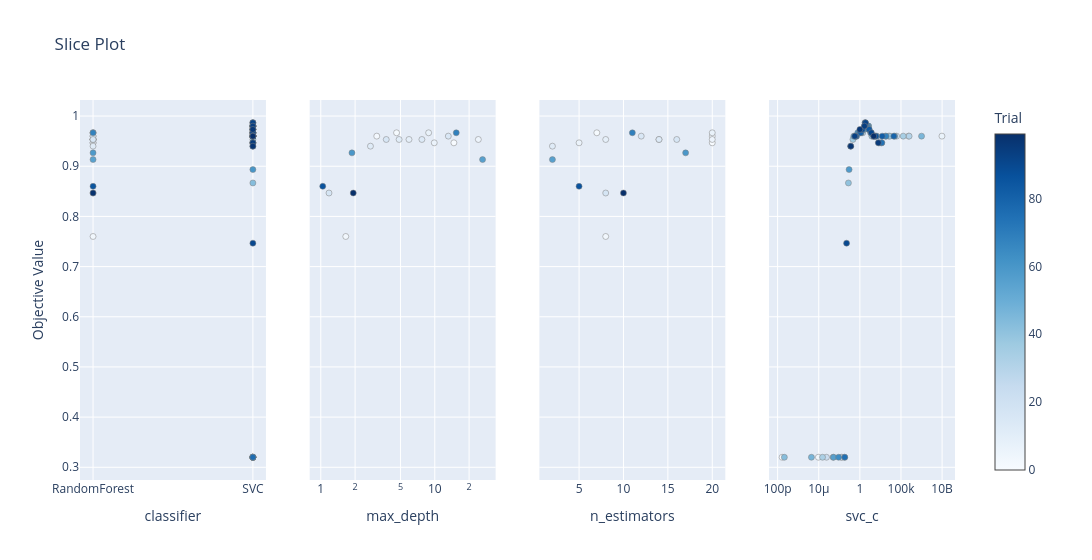

Write notebook code for a chart like this one.
### Code cell
optuna.visualization.plot_slice(study)

### Figure 1 — Plotly figure (JSON) as saved in the notebook; plotly's stock layout.template omitted (floating-point values rounded to 4 significant figures)
{"data": [{"marker": {"color": [0, 1, 2, 3, 4, 5, 6, 7, 8, 9, 10, 11, 12, 13, 14, 15, 16, 17, 18, 19, 20, 21, 22, 23, 24, 25, 26, 27, 28, 29, 30, 31, 32, 33, 34, 35, 36, 37, 38, 39, 40, 41, 42, 43, 44, 45, 46, 47, 48, 49, 50, 51, 52, 53, 54, 55, 56, 57, 58, 59, 60, 61, 62, 63, 64, 65, 66, 67, 68, 69, 70, 71, 72, 73, 74, 75, 76, 77, 78, 79, 80, 81, 82, 83, 84, 85, 86, 87, 88, 89, 90, 91, 92, 93, 94, 95, 96, 97, 98, 99], "colorbar": {"title": {"text": "Trial"}, "x": 1, "xpad": 40}, "colorscale": [[0, "rgb(247,251,255)"], [0.125, "rgb(222,235,247)"], [0.25, "rgb(198,219,239)"], [0.375, "rgb(158,202,225)"], [0.5, "rgb(107,174,214)"], [0.625, "rgb(66,146,198)"], [0.75, "rgb(33,113,181)"], [0.875, "rgb(8,81,156)"], [1, "rgb(8,48,107)"]], "line": {"color": "Grey", "width": 0.5}, "showscale": true}, "mode": "markers", "name": "Feasible Trial", "showlegend": false, "type": "scatter", "x": ["RandomForest", "RandomForest", "RandomForest", "RandomForest", "SVC", "RandomForest", "RandomForest", "RandomForest", "SVC", "RandomForest", "SVC", "RandomForest", "RandomForest", "RandomForest", "SVC", "RandomForest", "RandomForest", "RandomForest", "SVC", "SVC", "SVC", "SVC", "SVC", "SVC", "SVC", "SVC", "SVC", "SVC", "SVC", "SVC", "SVC", "SVC", "SVC", "SVC", "SVC", "SVC", "SVC", "SVC", "SVC", "SVC", "SVC", "SVC", "SVC", "SVC", "SVC", "SVC", "SVC", "SVC", "SVC", "SVC", "SVC", "SVC", "SVC", "SVC", "SVC", "RandomForest", "SVC", "SVC", "SVC", "RandomForest", "SVC", "SVC", "SVC", "SVC", "SVC", "SVC", "SVC", "SVC", "RandomForest", "SVC", "SVC", "SVC", "SVC", "SVC", "SVC", "SVC", "SVC", "SVC", "SVC", "SVC", "SVC", "SVC", "SVC", "SVC", "SVC", "RandomForest", "SVC", "SVC", "SVC", "SVC", "SVC", "SVC", "SVC", "SVC", "SVC", "SVC", "SVC", "SVC", "RandomForest", "SVC"], "xaxis": "x", "y": [0.9467, 0.9667, 0.96, 0.76, 0.32, 0.9533, 0.9467, 0.9667, 0.32, 0.9533, 0.96, 0.9533, 0.94, 0.9533, 0.96, 0.96, 0.9533, 0.8467, 0.98, 0.98, 0.9733, 0.9867, 0.98, 0.96, 0.32, 0.96, 0.32, 0.96, 0.32, 0.9467, 0.32, 0.9667, 0.9667, 0.96, 0.96, 0.96, 0.32, 0.96, 0.9467, 0.9533, 0.96, 0.9733, 0.96, 0.8667, 0.32, 0.32, 0.98, 0.9667, 0.96, 0.32, 0.96, 0.98, 0.98, 0.96, 0.96, 0.9133, 0.98, 0.96, 0.32, 0.9267, 0.8933, 0.9733, 0.98, 0.9667, 0.9467, 0.32, 0.9667, 0.9667, 0.9667, 0.96, 0.94, 0.98, 0.96, 0.9667, 0.98, 0.9467, 0.32, 0.96, 0.96, 0.98, 0.96, 0.9733, 0.9667, 0.96, 0.9733, 0.86, 0.96, 0.96, 0.9867, 0.9733, 0.7467, 0.9667, 0.9867, 0.96, 0.98, 0.9467, 0.9733, 0.94, 0.8467, 0.96], "yaxis": "y"}, {"marker": {"color": [0, 1, 2, 3, 5, 6, 7, 9, 11, 12, 13, 15, 16, 17, 55, 59, 68, 85, 98], "colorbar": {"title": {"text": "Trial"}, "x": 1, "xpad": 40}, "colorscale": [[0, "rgb(247,251,255)"], [0.125, "rgb(222,235,247)"], [0.25, "rgb(198,219,239)"], [0.375, "rgb(158,202,225)"], [0.5, "rgb(107,174,214)"], [0.625, "rgb(66,146,198)"], [0.75, "rgb(33,113,181)"], [0.875, "rgb(8,81,156)"], [1, "rgb(8,48,107)"]], "line": {"color": "Grey", "width": 0.5}, "showscale": false}, "mode": "markers", "name": "Feasible Trial", "showlegend": false, "type": "scatter", "x": [14.71, 4.619, 3.099, 1.657, 24.1, 9.894, 8.83, 5.94, 4.864, 2.728, 7.708, 13.15, 3.751, 1.18, 26.25, 1.877, 15.43, 1.04, 1.927], "xaxis": "x2", "y": [0.9467, 0.9667, 0.96, 0.76, 0.9533, 0.9467, 0.9667, 0.9533, 0.9533, 0.94, 0.9533, 0.96, 0.9533, 0.8467, 0.9133, 0.9267, 0.9667, 0.86, 0.8467], "yaxis": "y2"}, {"marker": {"color": [0, 1, 2, 3, 5, 6, 7, 9, 11, 12, 13, 15, 16, 17, 55, 59, 68, 85, 98], "colorbar": {"title": {"text": "Trial"}, "x": 1, "xpad": 40}, "colorscale": [[0, "rgb(247,251,255)"], [0.125, "rgb(222,235,247)"], [0.25, "rgb(198,219,239)"], [0.375, "rgb(158,202,225)"], [0.5, "rgb(107,174,214)"], [0.625, "rgb(66,146,198)"], [0.75, "rgb(33,113,181)"], [0.875, "rgb(8,81,156)"], [1, "rgb(8,48,107)"]], "line": {"color": "Grey", "width": 0.5}, "showscale": false}, "mode": "markers", "name": "Feasible Trial", "showlegend": false, "type": "scatter", "x": [20, 7, 20, 8, 20, 5, 20, 8, 14, 2, 14, 12, 16, 8, 2, 17, 11, 5, 10], "xaxis": "x3", "y": [0.9467, 0.9667, 0.96, 0.76, 0.9533, 0.9467, 0.9667, 0.9533, 0.9533, 0.94, 0.9533, 0.96, 0.9533, 0.8467, 0.9133, 0.9267, 0.9667, 0.86, 0.8467], "yaxis": "y3"}, {"marker": {"color": [4, 8, 10, 14, 18, 19, 20, 21, 22, 23, 24, 25, 26, 27, 28, 29, 30, 31, 32, 33, 34, 35, 36, 37, 38, 39, 40, 41, 42, 43, 44, 45, 46, 47, 48, 49, 50, 51, 52, 53, 54, 56, 57, 58, 60, 61, 62, 63, 64, 65, 66, 67, 69, 70, 71, 72, 73, 74, 75, 76, 77, 78, 79, 80, 81, 82, 83, 84, 86, 87, 88, 89, 90, 91, 92, 93, 94, 95, 96, 97, 99], "colorbar": {"title": {"text": "Trial"}, "x": 1, "xpad": 40}, "colorscale": [[0, "rgb(247,251,255)"], [0.125, "rgb(222,235,247)"], [0.25, "rgb(198,219,239)"], [0.375, "rgb(158,202,225)"], [0.5, "rgb(107,174,214)"], [0.625, "rgb(66,146,198)"], [0.75, "rgb(33,113,181)"], [0.875, "rgb(8,81,156)"], [1, "rgb(8,48,107)"]], "line": {"color": "Grey", "width": 0.5}, "showscale": false}, "mode": "markers", "name": "Feasible Trial", "showlegend": false, "type": "scatter", "x": [3.513e-10, 8.984e-06, 9600000000.0, 841400.0, 7.115, 6.566, 2.74, 4.415, 5.128, 31.31, 0.006684, 29420.0, 8.777e-05, 3309.0, 0.005414, 457.6, 0.01408, 0.7478, 2.243, 976100.0, 70.74, 0.4278, 2.884e-05, 185900.0, 285.0, 0.1435, 29.31, 3.155, 4443.0, 0.04072, 0.0005611, 6.583e-10, 11.2, 20.13, 31650000.0, 1.288e-06, 1261.0, 3.613, 5.663, 0.183, 117.9, 11.46, 17350.0, 0.0006314, 0.04902, 2.943, 8.794, 0.5584, 210.4, 0.002547, 1.454, 23.09, 1524.0, 0.07595, 8.518, 69.6, 0.899, 5.822, 465.6, 0.01456, 0.3589, 49.12, 4.923, 13540.0, 12.36, 1.267, 523.8, 13.78, 0.3261, 89.6, 4.41, 2.011, 0.02414, 24.76, 4.885, 0.2397, 3.607, 174.6, 1.001, 0.07921, 48.72], "xaxis": "x4", "y": [0.32, 0.32, 0.96, 0.96, 0.98, 0.98, 0.9733, 0.9867, 0.98, 0.96, 0.32, 0.96, 0.32, 0.96, 0.32, 0.9467, 0.32, 0.9667, 0.9667, 0.96, 0.96, 0.96, 0.32, 0.96, 0.9467, 0.9533, 0.96, 0.9733, 0.96, 0.8667, 0.32, 0.32, 0.98, 0.9667, 0.96, 0.32, 0.96, 0.98, 0.98, 0.96, 0.96, 0.98, 0.96, 0.32, 0.8933, 0.9733, 0.98, 0.9667, 0.9467, 0.32, 0.9667, 0.9667, 0.96, 0.94, 0.98, 0.96, 0.9667, 0.98, 0.9467, 0.32, 0.96, 0.96, 0.98, 0.96, 0.9733, 0.9667, 0.96, 0.9733, 0.96, 0.96, 0.9867, 0.9733, 0.7467, 0.9667, 0.9867, 0.96, 0.98, 0.9467, 0.9733, 0.94, 0.96], "yaxis": "y4"}], "layout": {"title": {"text": "Slice Plot"}, "width": 1200, "xaxis": {"anchor": "y", "categoryarray": ["RandomForest", "SVC"], "categoryorder": "array", "domain": [0, 0.2125], "title": {"text": "classifier"}, "type": "category"}, "xaxis2": {"anchor": "y2", "domain": [0.2625, 0.475], "title": {"text": "max_depth"}, "type": "log"}, "xaxis3": {"anchor": "y3", "domain": [0.525, 0.7375], "title": {"text": "n_estimators"}}, "xaxis4": {"anchor": "y4", "domain": [0.7875, 1], "title": {"text": "svc_c"}, "type": "log"}, "yaxis": {"anchor": "x", "domain": [0, 1], "title": {"text": "Objective Value"}}, "yaxis2": {"anchor": "x2", "domain": [0, 1], "matches": "y", "showticklabels": false}, "yaxis3": {"anchor": "x3", "domain": [0, 1], "matches": "y", "showticklabels": false}, "yaxis4": {"anchor": "x4", "domain": [0, 1], "matches": "y", "showticklabels": false}}}
